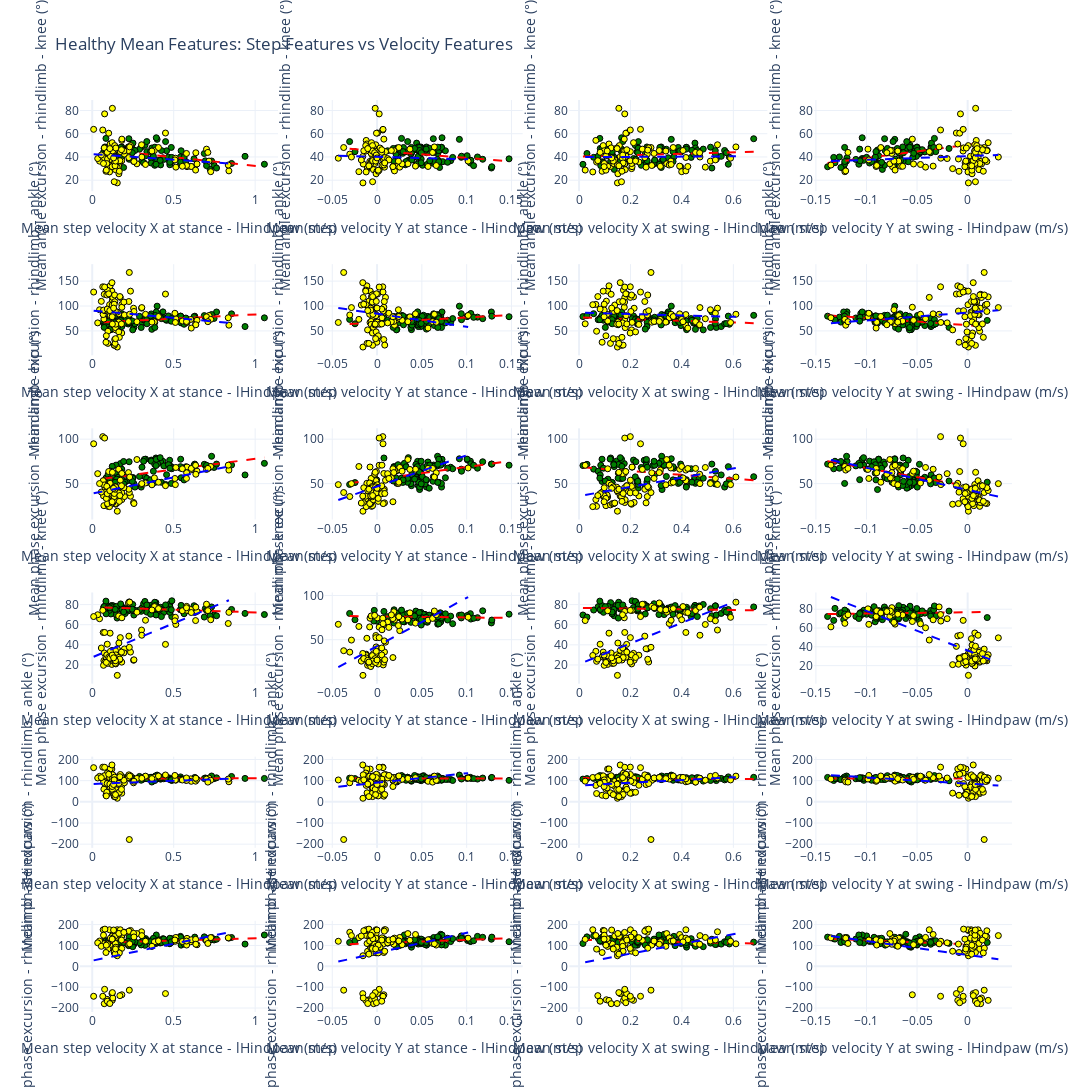

The code cell stored with this chart in its notebook:
### Code cell
## Plot features against velocity
from plotly.subplots import make_subplots

# Prepare subplots: rows = len(features_to_check), cols = len(features_to_check_against)
fig = make_subplots(
    rows=len(foresteps_features_to_check), 
    cols=len(features_to_check_against),
    # subplot_titles=[
    #     f"{y} vs {x}" for y in features_to_check for x in features_to_check_against
    # ],
    horizontal_spacing=0.05,
    vertical_spacing=0.08,
    print_grid=False
)

for i, y_feat in enumerate(foresteps_features_to_check):
    for j, x_feat in enumerate(features_to_check_against):
        if x_feat in healthy_forelimb_mean_features.columns and y_feat in healthy_forelimb_mean_features.columns:
            fig.add_trace(
                go.Scatter(
                    x=healthy_forelimb_mean_features[x_feat],
                    y=healthy_forelimb_mean_features[y_feat],
                    mode='markers',
                    marker=dict(size=SCATTER_SIZE, color='green', opacity=1, line=dict(width=SCATTER_LINE_WIDTH, color='black')),
                    name=f"{y_feat} vs {x_feat}",
                    showlegend=False
                ),
                row=i+1, col=j+1
            )
            # Linear regression for healthy group
            x = healthy_forelimb_mean_features[x_feat].values
            y = healthy_forelimb_mean_features[y_feat].values
            if len(x) > 1 and len(y) > 1:
                # Remove NaNs
                mask = ~np.isnan(x) & ~np.isnan(y)
                if mask.sum() > 1:
                    x_clean = x[mask]
                    y_clean = y[mask]
                    # Fit linear regression
                    coef = np.polyfit(x_clean, y_clean, 1)
                    x_line = np.linspace(x_clean.min(), x_clean.max(), 100)
                    y_line = np.polyval(coef, x_line)
                    fig.add_trace(
                        go.Scatter(
                            x=x_line,
                            y=y_line,
                            mode='lines',
                            line=dict(color='red', width=2, dash='dash'),
                            showlegend=False
                        ),
                        row=i+1, col=j+1
                    )
                    if j + 1 == 3:
                        m = coef[0] * 100 if i + 1 != 6 else coef[0]
                        print(f"Healthy linear regression for {y_feat} vs {x_feat}: y = {m:.2f}x + {coef[1]:.2f}")
            fig.add_trace(
                go.Scatter(
                    x=sick_forelimb_mean_features[x_feat],
                    y=sick_forelimb_mean_features[y_feat],
                    mode='markers',
                    marker=dict(size=SCATTER_SIZE, color='yellow', opacity=1, line=dict(width=SCATTER_LINE_WIDTH, color='black')),
                    name=f"{y_feat} vs {x_feat}",
                    showlegend=False
                ),
                row=i+1, col=j+1
            )
            # Linear regression for healthy group
            x = sick_forelimb_mean_features[x_feat].values
            y = sick_forelimb_mean_features[y_feat].values
            if len(x) > 1 and len(y) > 1:
                # Remove NaNs
                mask = ~np.isnan(x) & ~np.isnan(y)
                if mask.sum() > 1:
                    x_clean = x[mask]
                    y_clean = y[mask]
                    # Fit linear regression
                    coef = np.polyfit(x_clean, y_clean, 1)
                    x_line = np.linspace(x_clean.min(), x_clean.max(), 100)
                    y_line = np.polyval(coef, x_line)
                    fig.add_trace(
                        go.Scatter(
                            x=x_line,
                            y=y_line,
                            mode='lines',
                            line=dict(color='blue', width=2, dash='dash'),
                            showlegend=False
                        ),
                        row=i+1, col=j+1
                    )
                    if j + 1 == 3:
                        print(f"Sick linear regression for {y_feat} vs {x_feat}: y = {coef[0]:.2f}x + {coef[1]:.2f}")
        fig.update_xaxes(title_text=x_feat, row=i+1, col=j+1)
        fig.update_yaxes(title_text=y_feat, row=i+1, col=j+1)

fig.update_layout(
    height=300*len(foresteps_features_to_check), 
    width=350*len(features_to_check_against),
    title_text="Healthy Mean Features: Step Features vs Velocity Features",
    template="plotly_white"
)
print(f"Number of healthy mice: {len(healthy_forelimb_mean_features['Mouse'].unique())}")
print(f'Number of unhealthy mice: {len(sick_forelimb_mean_features['Mouse'].unique())}')
fig.show()
fig.write_image(os.path.join(os.path.join(FIGURES_DIR, 'Validation'), 'Healthy_vs_SCI_Mean_Forelimb_Features_Step_vs_Velocity.svg'), format='svg')
